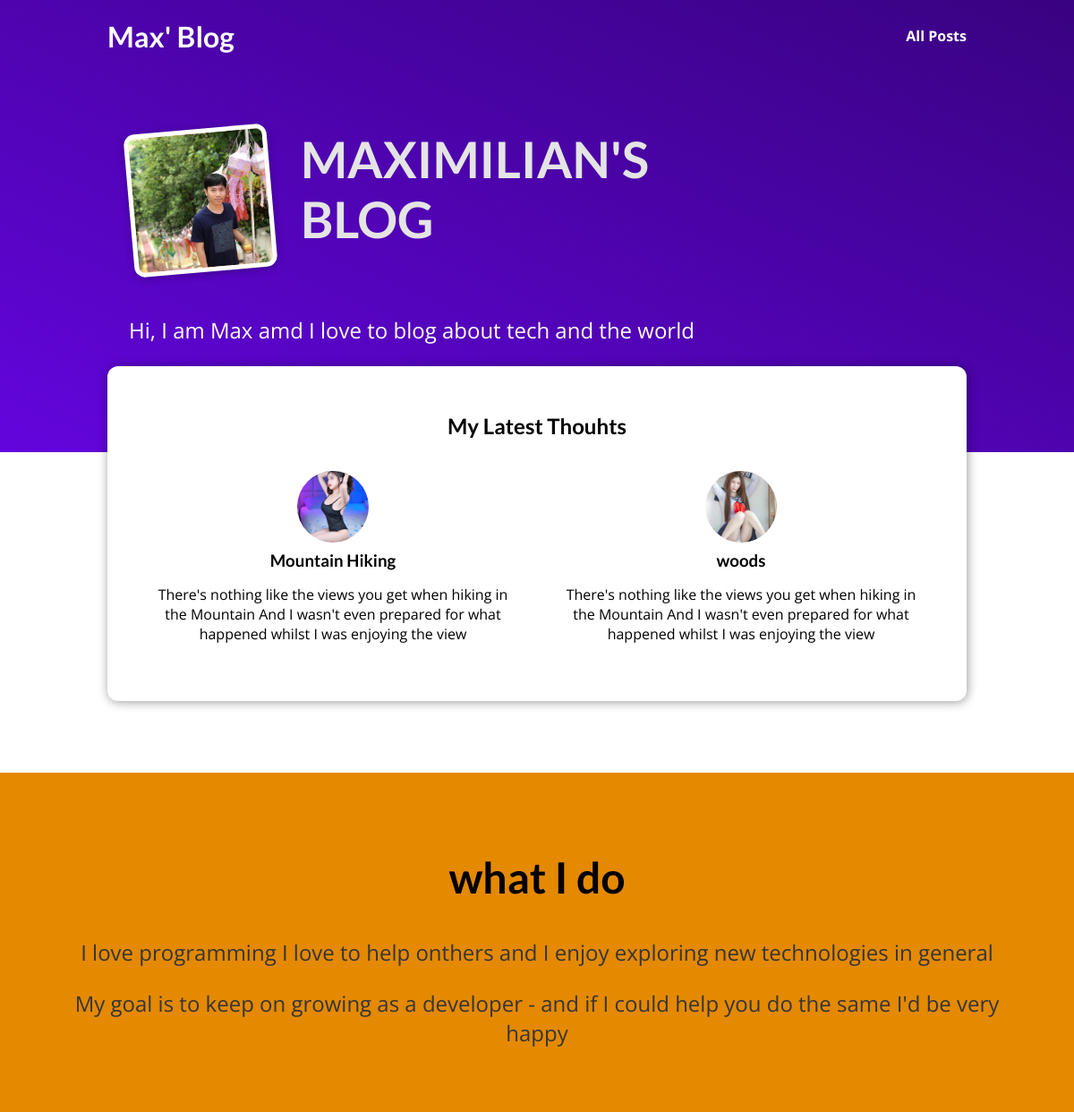
Screenshot of /blog/ with the database file from the repository.
### blog/models.py (models this page shows)
class Post(models.Model):
    title = models.CharField(max_length=150)
    excerpt = models.CharField(max_length=200)
    image = models.ImageField(upload_to="posts", null=True)
    date = models.DateField(auto_now=TRUE)
    slug = models.SlugField(unique=True, db_index=True)
    content = models.TextField(validators=[MinLengthValidator(10)])
    author = models.ForeignKey(
        Author, on_delete=models.SET_NULL, null=True, related_name="posts")
    tags = models.ManyToManyField(Tag)

### blog/views.py (the view)
# urls.py: path("",views.starting_page, name="starting-page"),
def starting_page(request):
    latest_posts = Post.objects.all().order_by("-date")[:3]
    return render(request, "blog/index.html",{
        "posts":latest_posts
    }
    )

### blog/templates/blog/index.html (shortened to what this page needs)
{% extends 'base.html' %}
{% load static %}
{% block css_files %}
    <link rel="stylesheet" href="{% static 'blog/post.css' %}" />
    <link rel="stylesheet" href="{% static 'blog/index.css' %}" />
{% endblock  %}
{% block content %}
    <section id="welcome">
        <header>
            <img src="{% static 'blog/images/my.jpg' %}" alt="Max - The Author Of This Blog">
            <h2>MAXIMILIAN'S BLOG</h2>
        </header>
        <p>Hi, I am Max amd I love to blog about tech and the world</p>
    </section>
    <section id="latest-posts">
     <h2>My Latest Thouhts</h2>
        <ul>
            {% for post in posts %}
               {% include "blog/includes/post.html" %}
            {% endfor %}
        </ul>
    </section>
    <section id="about">
        <h2>what I do</h2>
        <p>
            I love programming I love to help onthers and I enjoy exploring new
            technologies in general
        </p>
        <p>
            My goal is to keep on growing as a developer - and if I could help you do
            the same I'd be very happy
        </p>
    </section>
{% endblock  %}

### templates/base.html (shortened to what this page needs)
{% load static %}
<!DOCTYPE html>
<html lang="en">
<head>
    <link rel="stylesheet" href="{% static 'app.css' %}">
    {% block css_files %}{% endblock  %}
</head>
<body>
    <header id="main-navigation">
        <h1><a href="{% url 'starting-page' %}">Max' Blog</a></h1>
        <nav>
            <a href="{% url 'posts-page' %}">All Posts</a>
        </nav>
    </header>
    {% block content %}
    {% endblock  %}
</body>
</html>

### blog/templates/blog/includes/post.html
<li>
    <article class="post">
        <a href="{% url 'post-detail-page' post.slug %}">
            <img src="{{ post.image.url }}" alt="{{ post.title}}" />
            <div class="post__content">
                <h3>{{ post.title }}</h3>
                <p>
                    {{ post.excerpt}}
                </p>
            </div>
        </a>
    </article>
</li>

### static/app.css (style rules this page uses)
* { box-sizing: border-box; }
html { font-family: 'Open Sans', 'Lato', sans-serif; }
body { margin: 0; }
h1, h2, h3 { font-family: 'Lato', sans-serif; font-weight: bold; }
#main-navigation { width: 100%; height: 5rem; display: flex; justify-content: space-between; align-items: center; padding: 0 10%; position: absolute; top: 0; left: 0; }
#main-navigation a { text-decoration: none; color: white; font-weight: bold; }

### blog/static/blog/post.css (style rules this page uses)
.post { display: flex; flex-direction: column; align-items: center; text-align: center; }
.post a { text-decoration: none; color: black; transition: all 0.2s ease; padding: 1rem; }
.post img { width: 5rem; height: 5rem; object-fit: cover; border-radius: 50%; }
.post h3 { margin: 0.25rem 0; }

### blog/static/blog/index.css (style rules this page uses)
#welcome { background: linear-gradient(to right top, #6305dd, #390281); padding: 6rem 12%; }
#welcome header { display: flex; align-items: flex-start; margin: 3rem auto; }
#welcome img { width: 10rem; height: 10rem; object-fit: cover; object-position: top; border: 5px solid white; border-radius: 12px; background-color: #ffe1bf; transform: rotateZ(-5deg); box-shadow: 0 2px 8px rgba(0, 0, 0, 0.25); }
#welcome h2 { font-size: 3.5rem; margin: 0 0 0 2rem; color: #e4e4e4; width: 10rem; }
#welcome p { color: white; font-size: 1.5rem; }
#latest-posts { background-color: white; padding: 2rem; border-radius: 12px; width: 60rem; margin: -6rem auto 2rem auto; box-shadow: 1px 1px 12px rgba(0, 0, 0, 0.4); }
#latest-posts h2 { text-align: center; }
#latest-posts ul { list-style: none; margin: 0; padding: 0; display: flex; gap: 1rem; }
#latest-posts li { flex: 1; }
#about { text-align: center; padding: 3rem; background-color: #e48900; margin-top: 5rem; }
#about h2 { font-size: 3rem; }
#about p { font-size: 1.5rem; color: #353535; }

### rows the page displays
Post: image (picture), title "Mountain Hiking", excerpt "There's nothing like the views you get when hiking in the Mountain And I wasn't even prepared for what happened whilst I was enjoying the view"
Post: image (picture), title "woods", excerpt "There's nothing like the views you get when hiking in the Mountain And I wasn't even prepared for what happened whilst I was enjoying the view"
